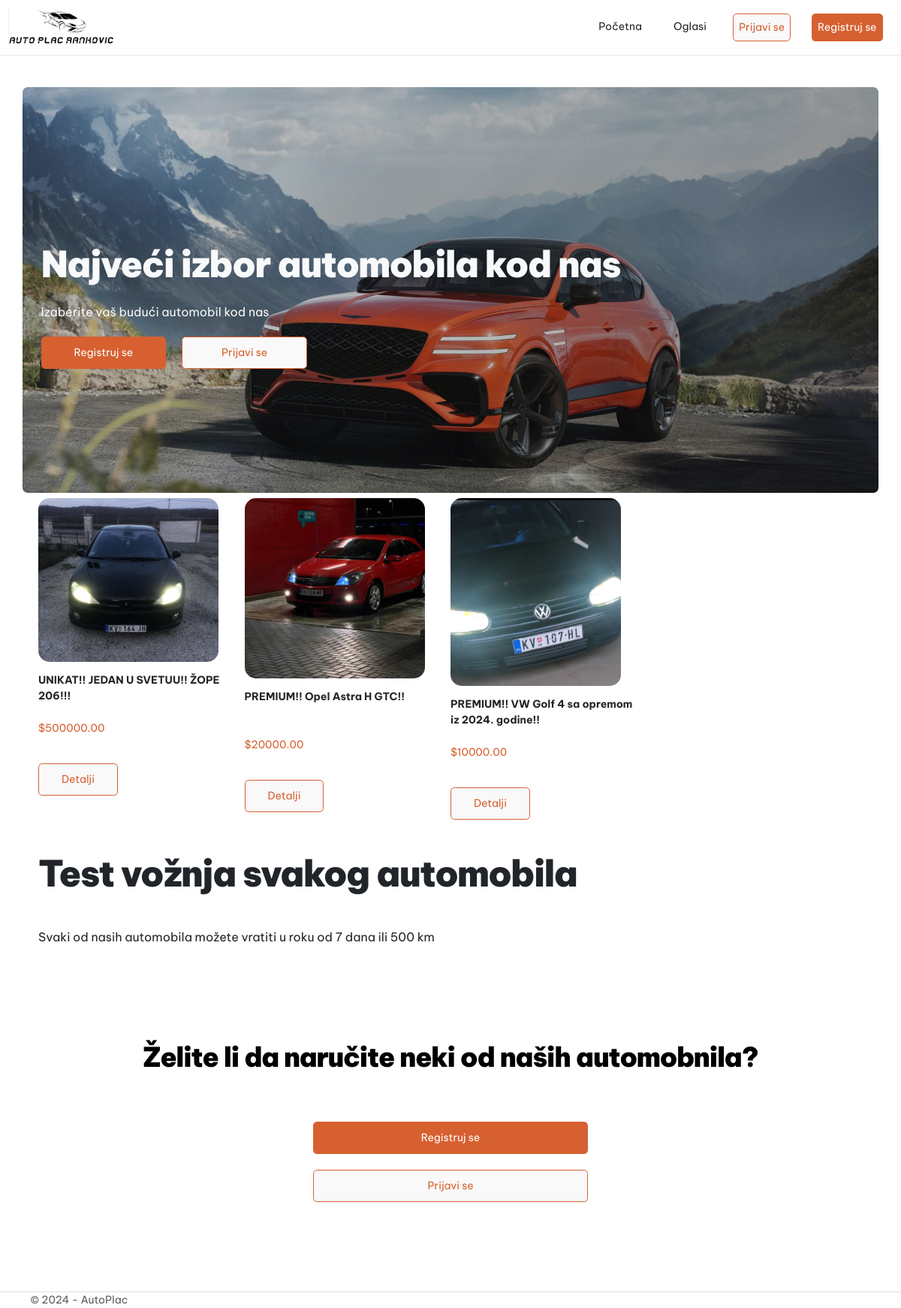
The page / on the database its author committed.
### tables this page shows
CREATE TABLE `oglasi` (
  `id` int(11) NOT NULL,
  `naslov` varchar(100) NOT NULL,
  `opis` text DEFAULT NULL,
  `marka` varchar(50) NOT NULL,
  `model` varchar(50) NOT NULL,
  `godina` int(11) NOT NULL,
  `cena` decimal(10,2) NOT NULL,
  `kilometraza` int(11) DEFAULT NULL,
  `url_slike` varchar(255) DEFAULT NULL,
  `datum_kreiranja` timestamp NOT NULL DEFAULT current_timestamp(),
  `premium` tinyint(1) NOT NULL DEFAULT 0,
  `kreator_id` int(11) NOT NULL
);

### index.php (the view, shortened to what this page needs)
<!DOCTYPE html>
<html lang="en">
<head>
    <link href="https://cdn.jsdelivr.net/npm/bootstrap@5.3.3/dist/css/bootstrap.min.css" rel="stylesheet">
    <link rel="stylesheet" href="./css/style.css" />
</head>
<body>
<?php
        include("./components/header.php");
        ?>
    <div class="container">
        <main role="main" class="pb-3">
            <div class="hero-section row rounded-lg-md flex justify-content-start align-items-center mt-5">
                <div class="column mt-5">
                    <div class="ms-3  text-weight-bold">
                        <p class="header text-light mb-4">Najveći izbor automobila kod nas</p>
                        <p class="basic text-light mb-4">Izaberite vaš budući automobil kod nas</p>
                        <div class="row flex justify-content-start">
                            <?php
                                if(isset($_SESSION["email"])){
                                    echo '
                                        <div class="col-5 col-md-2 mr-10">
                                            <a type="button" class=" container-fluid btn rounded btn-primary" href="./oglasi.php" >Oglasi</a>
                                        </div>
                                        <div class="col-5 col-md-2 mr-10">
                                            <a type="button" class=" container-fluid btn rounded btn-secondary" href="./narudzbine.php" >Narudzbine</a>
                                        </div>';
                                }
                                else
                                {
                                    echo '
                                    <div class="col-5 col-md-2 mr-10">
                                        <a type="button" class=" container-fluid btn rounded btn-primary" href="./register.php" >Registruj se</a>
                                    </div>
                                    <div class="col-5 col-md-2 mr-10">
                                        <a  class=" container-fluid btn rounded btn-secondary" href="./login.php" >Prijavi se</a>
                                    </div>';
                                }
                            ?>
                        </div>
                    </div>
                </div>
            </div>
            <div class="container mb-5 flex row">
            <?php
                include('./database/connect.php');
                $sql = 'SELECT oglasi.id, oglasi.naslov, oglasi.cena, oglasi.marka, oglasi.model, oglasi.url_slike, oglasi.godina
                        FROM oglasi
                        LEFT JOIN narudzbina ON oglasi.id = narudzbina.oglas_id
                        WHERE narudzbina.oglas_id IS NULL AND oglasi.premium=1;';
                $result= $conn->query($sql);
                if($result->num_rows > 0) {
                    while($row = $result->fetch_assoc()) {
                        echo '<div class="col-12 col-md-6 col-lg-3 justify-content-md-start justify-content-center align-items-md-start align-items-center text-md-left text-center d-flex flex-column">';
                        echo '<div class="rounded col-12 mb-2 mt-2">';
                        echo '<img class="slika" src="images/'.$row['url_slike'].'" alt="'.$row['url_slike'].'">';
                        echo '</div>';
                        echo '<div class="naslov col-12 mb-2 mt-2">';
                        echo '<p>'.$row['naslov'].'</p>';
                        echo '</div>';
                        echo '<div class="cena col-12 mb-2 mt-2">';
                        echo '<p>$'.$row['cena'].'</p>';
                        echo '</div>';
                        echo '<div class="row col-12">';
                        echo '<div class="col-12  col-md-6 mt-2 mb-2 mt-md-0 mb-md-0">';
                        echo '<a type="button" class="container-fluid btn rounded btn-secondary" href="./oglas.php?id='.$row['id'].'">Detalji</a>';
                        echo '</div>';
                        echo '</div>';
                        echo '</div>';
                    }
                } else {
                    echo '<p class="header">Nema premium oglasa u bazi</p>';
                }
            ?>
            </div>
            <div class="container mt-5 mb-5 flex flex-column">
                <p class="header mt-5 mb-5">Test vožnja svakog automobila</p>
                <p class="basic mt-5 mb-5">Svaki od nasih automobila možete vratiti u roku od 7 dana ili 500 km</p>
            </div>
            <div class="container mt-5 mb-5 pt-5 pb-5 flex flex-column">
                <div class=" header2 mt-5 mb-5 text-black container-fluid text-center" >
                    Želite li da naručite neki od naših automobnila?
                </div>
                <div class="d-flex justify-content-center align-content-center">
                    <div class="col-md-4 col-sm-7 col-10">
                        <?php
                            if(isset($_SESSION["email"])){
                                echo '
                                <div class="mt-4 mb-4">
                                    <a type="button" class="container-fluid btn rounded btn-primary" href="./oglasi.php" >Oglasi</a>
                                </div>
                                <div class="mt-4 mb-4" >
                                    <a  href="./narudzbine.php" class="border-none container-fluid btn rounded btn-secondary">Narudzbine</a>
                                </div>';
                            }
                            else
                            {
                                echo '
                                <div class="mt-4 mb-4">
                                    <a type="button" class="container-fluid btn rounded btn-primary" href="./register.php" >Registruj se</a>
                                </div>
                                <div class="mt-4 mb-4" >
                                    <a  href="./login.php" class="border-none container-fluid btn rounded btn-secondary">Prijavi se</a>
                                </div>';
                            }
                        ?>
                    </div>
                </div>
            </div>
        </main>
    </div>
    <footer class="border-top footer text-muted">
        <div class="container">
            &copy; 2024 - AutoPlac
        </div>
    </footer>
</body>
</html>

### css/style.css (style rules this page uses)
html { font-size: 14px; }
* { margin: 0; box-sizing: border-box !important; font-family: "Be Vietnam Pro", sans-serif !important; padding: 0; }
.btn-primary { background-color: #d66030; padding: 10px; border: 1px solid transparent; }
.btn-secondary { background-color: #F9F9F9; padding: 10px; color: #d66030; border: 1px solid #d66030; }
.btn { --bs-btn-border-width:none !important; }
::placeholder { color: #94535a !important; }
.hero-section { min-height: 540px; height: 480px; background: linear-gradient(90deg, rgba(0, 0, 0, 0.1) 0%, rgba(0, 0, 0, 0.4) 100%), url('../img/pexels-hyundai-motor-group-16466478.jpg'); background-size: cover; flex: none; order: 0; flex-grow: 0; }
.header { font-weight: 900; font-size: 48px; line-height: 60px; letter-spacing: -1.584px; }
.header2 { font-style: normal; font-weight: 900; font-size: 36px; line-height: 45px; letter-spacing: -1.188px; }
.basic { font-weight: 400; font-size: 16px; line-height: 24px; }
.naslov { display: block; height: 50px; }
.naslov p { font-weight: 700; }
.cena { display: block; height: 50px; color: #d66030; }
.slika { max-height:250px; max-width: 20vw; border-radius: 15px; }
.text-md-left { text-align: left !important; }
@media (min-width: 576px) { .rounded-lg-md { border-radius: 0.5rem; } }

### rows shown on the page
oglasi: url_slike (picture), naslov "UNIKAT!! JEDAN U SVETUU!! ŽOPE 206!!!", cena "500000.00"
oglasi: url_slike (picture), naslov "PREMIUM!! Opel Astra H GTC!!", cena "20000.00"
oglasi: url_slike (picture), naslov "PREMIUM!! VW Golf 4 sa opremom iz 2024. godine!!", cena "10000.00"
